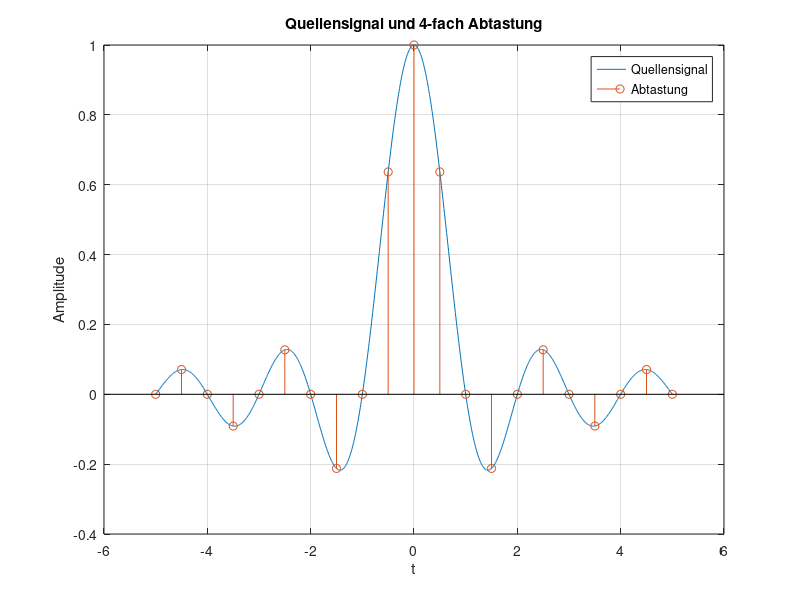
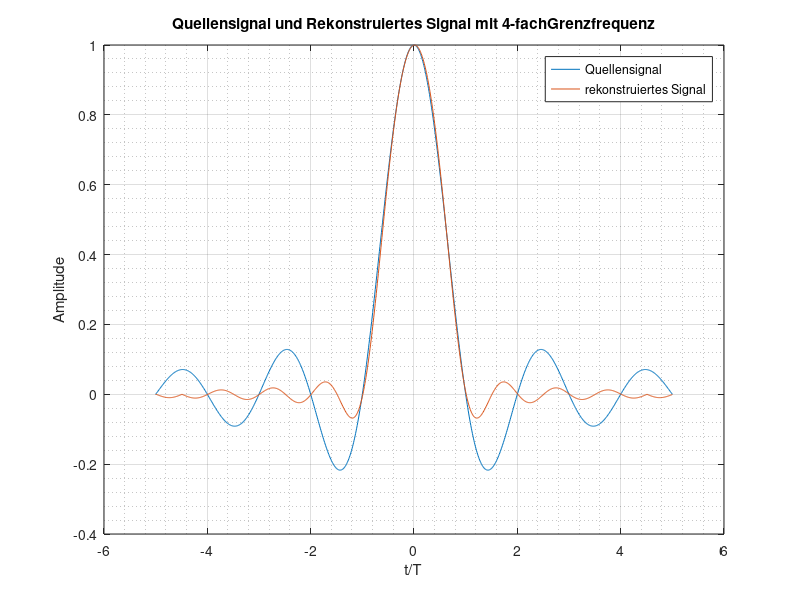
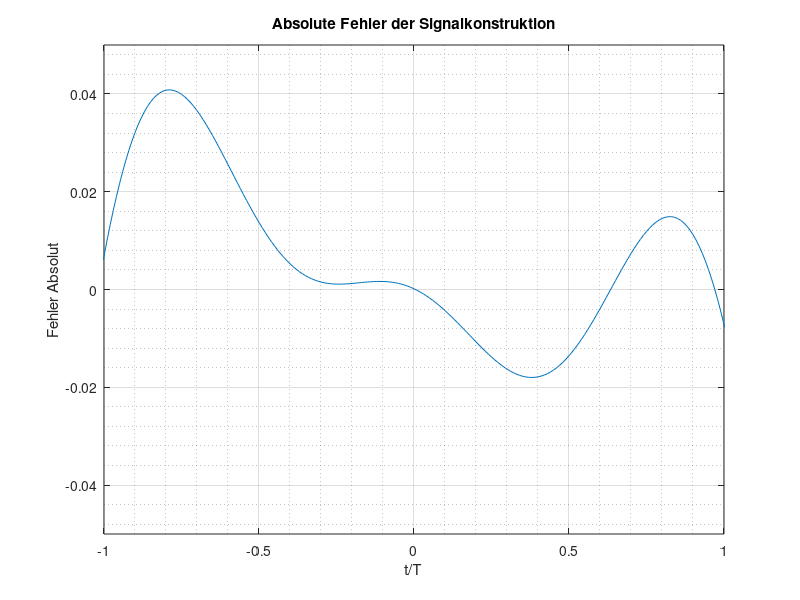

Reproduce these figures in MATLAB, in order.
function[] = oversampling()
    T = 1;
    t = -5*T:0.01:5*T;
    Ts = 0.5*T;
    
    %Quellensignal
    y = t/T;
    x = sinc(y);
    
    %Impulsantwort
    z = t/Ts;
    h_t = sinc(z);
    
    %4fache Abtastfrequenz
    t2 = t(1:50:end);
    sample_x = sinc((t2)./T);
    
    %Graphen
    figure(1)
    plot(t,x);
    hold
    stem(t2,sample_x);
    title('Quellensignal und 4-fach Abtastung');
    xlabel('t');
    ylabel('Amplitude');
    legend('Quellensignal','Abtastung');
    grid
    saveas(gcf, 'Quelle4malSample.png');
    
    
    %Rekonstruktion
    figure(2)
    x_samples = sample_x(1, 10:12);
    x_samples = upsample(x_samples, 50);
    
    xre = conv(x_samples, h_t);
    erg = xre(1,50:1050);
    plot(t,x);
    hold
    plot(t,erg);
    grid 
    grid minor
    title('Quellensignal und Rekonstruiertes Signal mit 4-fachGrenzfrequenz');
    xlabel('t/T');
    ylabel('Amplitude');
    legend('Quellensignal','rekonstruiertes Signal')
    saveas(gcf, 'QuelleRekonstr.png');

    %Fehler
    figure(3)
    e_abs = x-xre(1,50:1050);
    plot(t,e_abs);
    title('Absolute Fehler der Signalkonstruktion');
    xlabel('t/T');
    ylabel('Fehler Absolut');
    grid
    grid minor
    axis([-1 1 -0.05 0.05])
    saveas(gcf, 'AbsolutFehler.png');
    
    
    
    


end